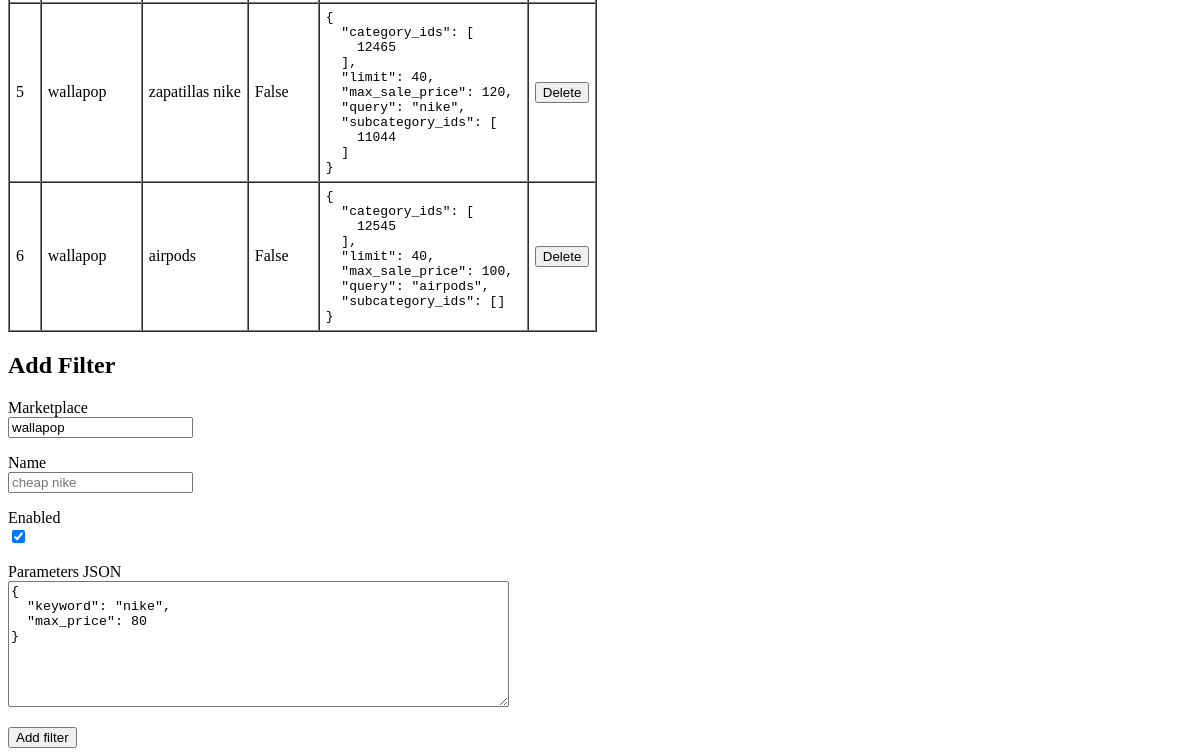
Before: / (lower part) with the older database file.
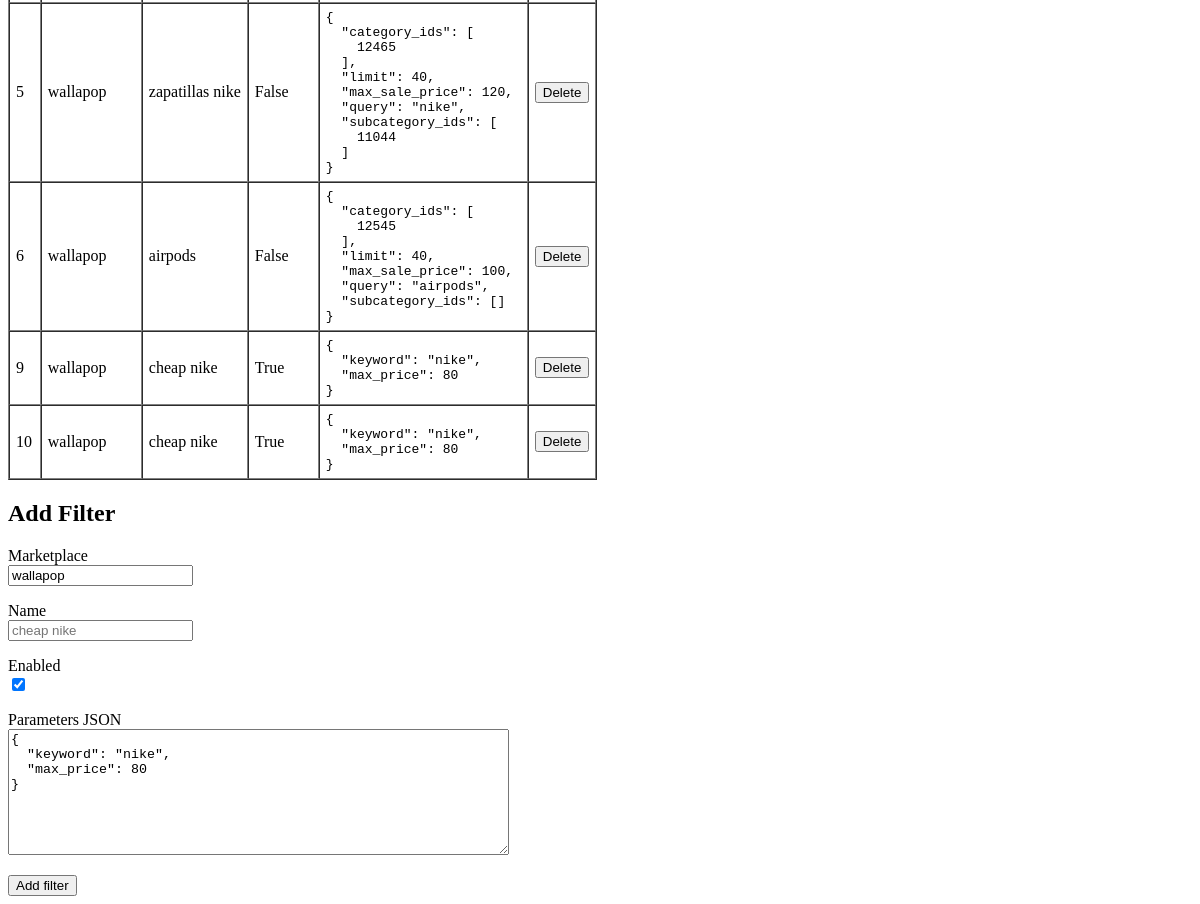
After: the same page with the newer database file.
### tables this page shows
CREATE TABLE filters (
                id INTEGER PRIMARY KEY AUTOINCREMENT,
                marketplace TEXT NOT NULL,
                name TEXT NOT NULL,
                parameters_json TEXT NOT NULL,
                enabled INTEGER NOT NULL DEFAULT 1,
                created_at TEXT NOT NULL DEFAULT CURRENT_TIMESTAMP
            );

### app/api/server.py (the view)
@app.get("/")
def ui_index(request: Request):
    rows = get_filters(enabled_only=False)
    return templates.TemplateResponse(
        request=request,
        name="index.html",
        context={
            "filters": rows,
            "telegram_token_set": bool(os.getenv("TELEGRAM_TOKEN", "")),
            "telegram_chat_id_set": bool(os.getenv("TELEGRAM_CHAT_ID", "")),
        },
    )

### app/api/templates/index.html (shortened to what this page needs)
<!doctype html>
<html lang="en">
<head>
</head>
<body>
  <table border="1" cellpadding="6" cellspacing="0">
    <tbody>
      {% for f in filters %}
      <tr>
        <td>{{ f.id }}</td>
        <td>{{ f.marketplace }}</td>
        <td>{{ f.name }}</td>
        <td>{{ f.enabled }}</td>
        <td><pre style="margin:0">{{ f.parameters | tojson(indent=2) }}</pre></td>
        <td>
          <form method="post" action="/ui/filters/{{ f.id }}/delete">
            <button type="submit">Delete</button>
          </form>
        </td>
      </tr>
      {% else %}
      <tr>
        <td colspan="6">No filters found.</td>
      </tr>
      {% endfor %}
    </tbody>
  </table>
  <h2>Add Filter</h2>
  <form method="post" action="/ui/filters">
    <p>
      <label>Marketplace</label><br />
      <input type="text" name="marketplace" value="wallapop" required />
    </p>
    <p>
      <label>Name</label><br />
      <input type="text" name="name" placeholder="cheap nike" required />
    </p>
    <p>
      <label>Enabled</label><br />
      <input type="checkbox" name="enabled" checked />
    </p>
    <p>
      <label>Parameters JSON</label><br />
      <textarea name="parameters_json" rows="8" cols="60">{
  "keyword": "nike",
  "max_price": 80
}</textarea>
    </p>
    <button type="submit">Add filter</button>
  </form>
</body>
</html>

Changed rows visible on the page:
added filters: id "9", marketplace "wallapop", name "cheap nike", enabled "True", parameters|tojson "{ \"keyword\": \"nike\", \"max_price\": 80 }"
added filters: id "10", marketplace "wallapop", name "cheap nike", enabled "True", parameters|tojson "{ \"keyword\": \"nike\", \"max_price\": 80 }"
